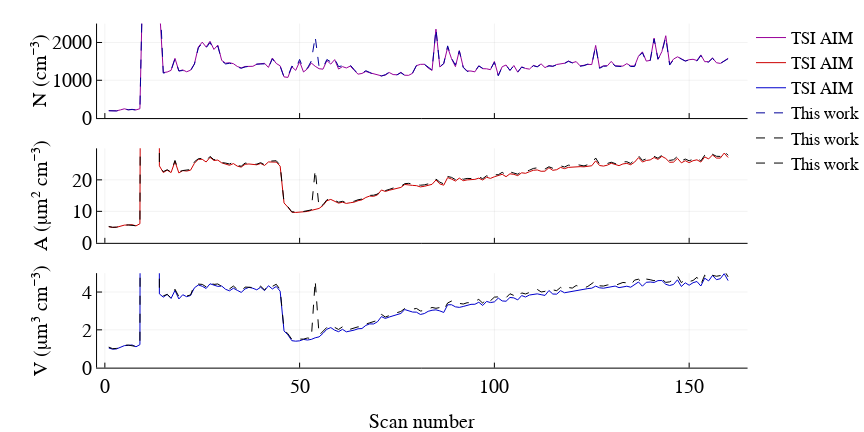

Notebook code cell kept with this figure:
### Markdown cell above
### (b) Comparison of integrated number, area, and volume concentration

### Code cell
figure("Helvetica", 2, 6, 3, 10)

p1 = plot(Nt, ylabel = "N (cm⁻³)", label = "TSI AIM",ylim = (0,2500), color = RGBA(0.6,0,0.6,1))
p1 = plot!(Ninv, ylabel = "N (cm⁻³)", label = "This work", ytick = [0,1000, 2000],
    color = RGBA(0,0,0.6,1), ls = :dash, xticks = ([0,50,100,150],["","","",""]))

p2 = plot(At, ylabel = "A(μm² cm⁻³)", label = "TSI AIM", ylim = (0,30), color = RGBA(0.8,0,0,1))
p2 = plot!(Ainv, ylabel = "A (μm² cm⁻³)", label = "This work",  ytick = [0, 10, 20],
    color = RGBA(0,0,0,1), ls = :dash, xticks = ([0,50,100,150],["","","",""]))

p3 = plot(Vt, ylabel = "V(μm³ cm⁻³)", label = "TSI AIM", ylim = (0,5), color = RGBA(0.0,0,0.8,1))
p3 = plot!(Vinv, ylabel = "V (μm³ cm⁻³)", label = "This work", xlabel = "Scan number", 
    color = RGBA(0,0,0,1), ls = :dash, ytick = [0,2,4],xticks = [0,50,100,150])


plot(p1,p2,p3, layout = grid(3,1), left_margin = 30px, bottom_margin = 10px, xlim = (-2,165))

### Figure 1 — Plotly figure (JSON) as saved in the notebook; plotly's stock layout.template omitted (floating-point values rounded to 4 significant figures; data arrays with more than 128 entries replaced by an {"elided": "..."} marker saying what was removed)
{"data": [{"colorbar": {"title": ""}, "legendgroup": "TSI AIM", "line": {"color": "rgba(153, 0, 153, 1.000)", "dash": "solid", "shape": "linear", "width": 1}, "mode": "lines", "name": "TSI AIM", "showlegend": true, "type": "scatter", "x": {"elided": "160 int values"}, "xaxis": "x1", "y": {"elided": "160 float values"}, "yaxis": "y1"}, {"colorbar": {"title": ""}, "legendgroup": "This work", "line": {"color": "rgba(0, 0, 153, 1.000)", "dash": "dash", "shape": "linear", "width": 1}, "mode": "lines", "name": "This work", "showlegend": true, "type": "scatter", "x": {"elided": "160 int values"}, "xaxis": "x1", "y": {"elided": "160 float values"}, "yaxis": "y1"}, {"colorbar": {"title": ""}, "legendgroup": "TSI AIM", "line": {"color": "rgba(204, 0, 0, 1.000)", "dash": "solid", "shape": "linear", "width": 1}, "mode": "lines", "name": "TSI AIM", "showlegend": true, "type": "scatter", "x": {"elided": "160 int values"}, "xaxis": "x2", "y": {"elided": "160 float values"}, "yaxis": "y2"}, {"colorbar": {"title": ""}, "legendgroup": "This work", "line": {"color": "rgba(0, 0, 0, 1.000)", "dash": "dash", "shape": "linear", "width": 1}, "mode": "lines", "name": "This work", "showlegend": true, "type": "scatter", "x": {"elided": "160 int values"}, "xaxis": "x2", "y": {"elided": "160 float values"}, "yaxis": "y2"}, {"colorbar": {"title": ""}, "legendgroup": "TSI AIM", "line": {"color": "rgba(0, 0, 204, 1.000)", "dash": "solid", "shape": "linear", "width": 1}, "mode": "lines", "name": "TSI AIM", "showlegend": true, "type": "scatter", "x": {"elided": "160 int values"}, "xaxis": "x3", "y": {"elided": "160 float values"}, "yaxis": "y3"}, {"colorbar": {"title": ""}, "legendgroup": "This work", "line": {"color": "rgba(0, 0, 0, 1.000)", "dash": "dash", "shape": "linear", "width": 1}, "mode": "lines", "name": "This work", "showlegend": true, "type": "scatter", "x": {"elided": "160 int values"}, "xaxis": "x3", "y": {"elided": "160 float values"}, "yaxis": "y3"}], "layout": {"annotations": [], "height": 432, "legend": {"bgcolor": "rgba(255, 255, 255, 1.000)", "bordercolor": "rgba(0, 0, 0, 1.000)", "font": {"color": "rgba(0, 0, 0, 1.000)", "family": "Helvetica", "size": 17}, "tracegroupgap": 0, "x": 1, "y": 1}, "margin": {"b": 20, "l": 0, "r": 0, "t": 20}, "paper_bgcolor": "rgba(255, 255, 255, 1.000)", "plot_bgcolor": "rgba(255, 255, 255, 1.000)", "showlegend": true, "width": 864, "xaxis1": {"anchor": "y1", "domain": [0.1292, 0.9954], "gridcolor": "rgba(0, 0, 0, 0.100)", "gridwidth": 0.5, "linecolor": "rgba(0, 0, 0, 1.000)", "mirror": false, "range": [-2, 165], "showgrid": true, "showline": true, "showticklabels": true, "tickangle": 0, "tickcolor": "rgb(0, 0, 0)", "tickfont": {"color": "rgba(0, 0, 0, 1.000)", "family": "Helvetica", "size": 20}, "tickmode": "array", "ticks": "inside", "ticktext": ["", "", "", ""], "tickvals": [0, 50, 100, 150], "title": "", "titlefont": {"color": "rgba(0, 0, 0, 1.000)", "family": "Helvetica", "size": 20}, "type": "-", "visible": true, "zeroline": false, "zerolinecolor": "rgba(0, 0, 0, 1.000)"}, "xaxis2": {"anchor": "y2", "domain": [0.1292, 0.9954], "gridcolor": "rgba(0, 0, 0, 0.100)", "gridwidth": 0.5, "linecolor": "rgba(0, 0, 0, 1.000)", "mirror": false, "range": [-2, 165], "showgrid": true, "showline": true, "showticklabels": true, "tickangle": 0, "tickcolor": "rgb(0, 0, 0)", "tickfont": {"color": "rgba(0, 0, 0, 1.000)", "family": "Helvetica", "size": 20}, "tickmode": "array", "ticks": "inside", "ticktext": ["", "", "", ""], "tickvals": [0, 50, 100, 150], "title": "", "titlefont": {"color": "rgba(0, 0, 0, 1.000)", "family": "Helvetica", "size": 20}, "type": "-", "visible": true, "zeroline": false, "zerolinecolor": "rgba(0, 0, 0, 1.000)"}, "xaxis3": {"anchor": "y3", "domain": [0.1292, 0.9954], "gridcolor": "rgba(0, 0, 0, 0.100)", "gridwidth": 0.5, "linecolor": "rgba(0, 0, 0, 1.000)", "mirror": false, "range": [-2, 165], "showgrid": true, "showline": true, "showticklabels": true, "tickangle": 0, "tickcolor": "rgb(0, 0, 0)", "tickfont": {"color": "rgba(0, 0, 0, 1.000)", "family": "Helvetica", "size": 20}, "tickmode": "array", "ticks": "inside", "ticktext": ["0", "50", "100", "150"], "tickvals": [0, 50, 100, 150], "title": "Scan number", "titlefont": {"color": "rgba(0, 0, 0, 1.000)", "family": "Helvetica", "size": 20}, "type": "-", "visible": true, "zeroline": false, "zerolinecolor": "rgba(0, 0, 0, 1.000)"}, "yaxis1": {"anchor": "x1", "domain": [0.7498, 0.9909], "gridcolor": "rgba(0, 0, 0, 0.100)", "gridwidth": 0.5, "linecolor": "rgba(0, 0, 0, 1.000)", "mirror": false, "range": [0, 2500], "showgrid": true, "showline": true, "showticklabels": true, "tickangle": 0, "tickcolor": "rgb(0, 0, 0)", "tickfont": {"color": "rgba(0, 0, 0, 1.000)", "family": "Helvetica", "size": 20}, "tickmode": "array", "ticks": "inside", "ticktext": ["0", "1000", "2000"], "tickvals": [0, 1000, 2000], "title": "N (cm⁻³)", "titlefont": {"color": "rgba(0, 0, 0, 1.000)", "family": "Helvetica", "size": 20}, "type": "-", "visible": true, "zeroline": false, "zerolinecolor": "rgba(0, 0, 0, 1.000)"}, "yaxis2": {"anchor": "x2", "domain": [0.4315, 0.6726], "gridcolor": "rgba(0, 0, 0, 0.100)", "gridwidth": 0.5, "linecolor": "rgba(0, 0, 0, 1.000)", "mirror": false, "range": [0, 30], "showgrid": true, "showline": true, "showticklabels": true, "tickangle": 0, "tickcolor": "rgb(0, 0, 0)", "tickfont": {"color": "rgba(0, 0, 0, 1.000)", "family": "Helvetica", "size": 20}, "tickmode": "array", "ticks": "inside", "ticktext": ["0", "10", "20"], "tickvals": [0, 10, 20], "title": "A (μm² cm⁻³)", "titlefont": {"color": "rgba(0, 0, 0, 1.000)", "family": "Helvetica", "size": 20}, "type": "-", "visible": true, "zeroline": false, "zerolinecolor": "rgba(0, 0, 0, 1.000)"}, "yaxis3": {"anchor": "x3", "domain": [0.1132, 0.3542], "gridcolor": "rgba(0, 0, 0, 0.100)", "gridwidth": 0.5, "linecolor": "rgba(0, 0, 0, 1.000)", "mirror": false, "range": [0, 5], "showgrid": true, "showline": true, "showticklabels": true, "tickangle": 0, "tickcolor": "rgb(0, 0, 0)", "tickfont": {"color": "rgba(0, 0, 0, 1.000)", "family": "Helvetica", "size": 20}, "tickmode": "array", "ticks": "inside", "ticktext": ["0", "2", "4"], "tickvals": [0, 2, 4], "title": "V (μm³ cm⁻³)", "titlefont": {"color": "rgba(0, 0, 0, 1.000)", "family": "Helvetica", "size": 20}, "type": "-", "visible": true, "zeroline": false, "zerolinecolor": "rgba(0, 0, 0, 1.000)"}}}
